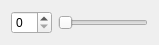
<?xml version="1.0" encoding="UTF-8"?>
<ui version="4.0">
 <class>NumWidget</class>
 <widget class="QWidget" name="NumWidget">
  <property name="geometry">
   <rect>
    <x>0</x>
    <y>0</y>
    <width>159</width>
    <height>40</height>
   </rect>
  </property>
  <property name="windowTitle">
   <string>Form</string>
  </property>
  <layout class="QHBoxLayout" name="horizontalLayout_2">
   <item>
    <widget class="QSpinBox" name="spinBox"/>
   </item>
   <item>
    <widget class="QSlider" name="horizontalSlider">
     <property name="orientation">
      <enum>Qt::Horizontal</enum>
     </property>
    </widget>
   </item>
  </layout>
 </widget>
 <resources/>
 <connections/>
</ui>
